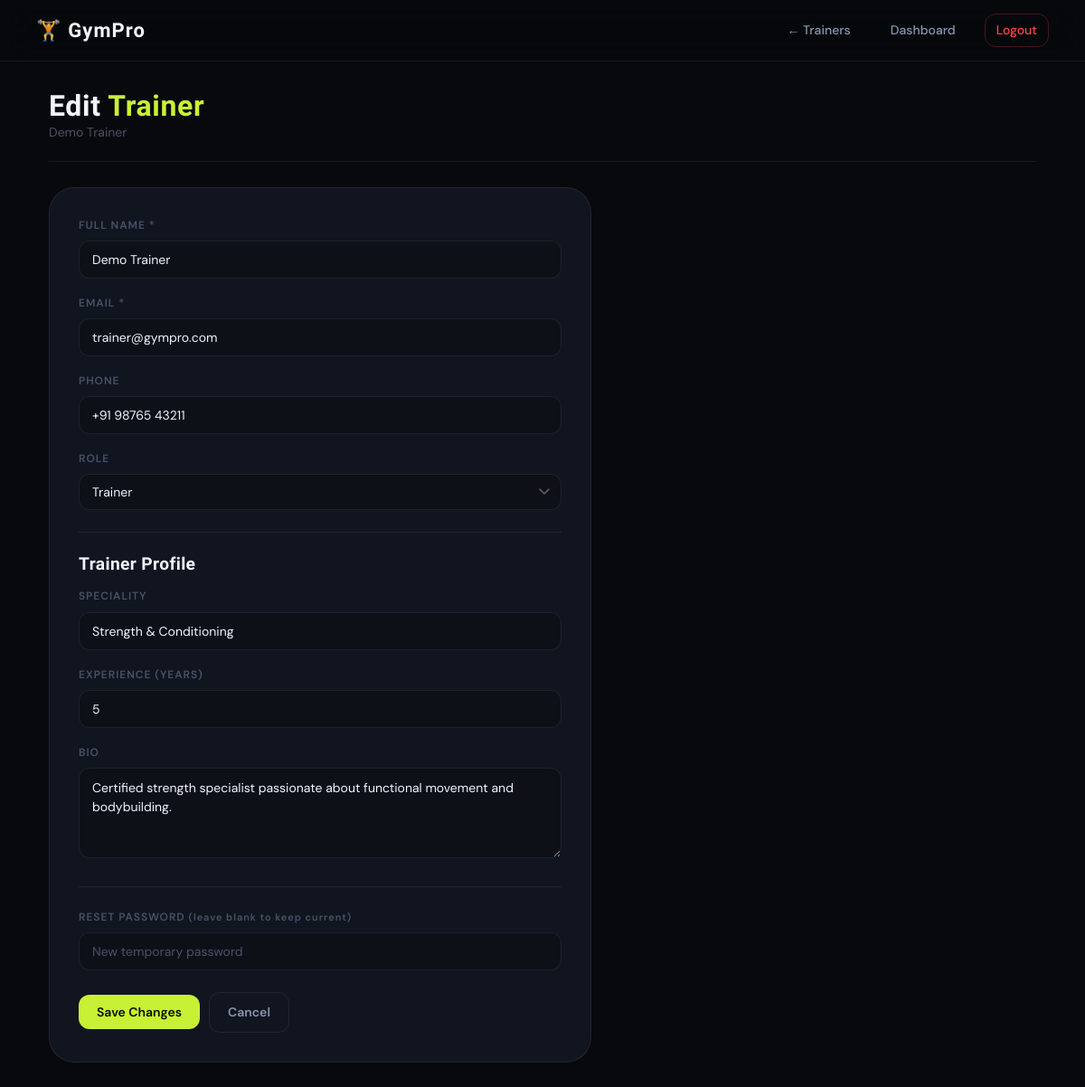
Page /edit_trainer.php?id=2 (signed in) on the committed database.
### tables this page shows
CREATE TABLE IF NOT EXISTS `trainers` (
  `id` int(11) NOT NULL,
  `speciality` varchar(150) DEFAULT 'General Fitness',
  `experience_years` int(11) DEFAULT 3,
  `bio` text DEFAULT NULL,
  PRIMARY KEY (`id`),
  CONSTRAINT `fk_trainers_user` FOREIGN KEY (`id`) REFERENCES `users` (`id`) ON DELETE CASCADE
);

CREATE TABLE IF NOT EXISTS `users` (
  `id` int(11) NOT NULL AUTO_INCREMENT,
  `name` varchar(150) NOT NULL,
  `email` varchar(200) NOT NULL,
  `password_hash` varchar(255) NOT NULL,
  `role` enum('admin','trainer','member') NOT NULL DEFAULT 'member',
  `age` int(11) DEFAULT NULL,
  `gender` varchar(20) DEFAULT NULL,
  `phone` varchar(30) DEFAULT NULL,
  `membership_status` enum('active','inactive','expired','pending') DEFAULT 'inactive',
  `membership_start` date DEFAULT NULL,
  `membership_end` date DEFAULT NULL,
  `created_at` datetime NOT NULL DEFAULT current_timestamp(),
  PRIMARY KEY (`id`),
  UNIQUE KEY `idx_users_email` (`email`)
);

### config.php (called while the page is built, shortened)
<?php
function env($key, $default = '') {
    if (isset($_ENV[$key])) return $_ENV[$key];
    $val = @getenv($key);
    return ($val !== false && $val !== '') ? $val : $default;
}
$host = env('DB_HOST', 'localhost');
$user = env('DB_USER', 'root');
$pass = env('DB_PASS', '');
$db   = env('DB_NAME', 'gym_db');
$port = (int)env('DB_PORT', 3306);
try {
    $conn = @new mysqli($host, $user, $pass, $db, $port);
} catch (Throwable $e) {
    die('<div style="font-family:sans-serif;max-width:600px;margin:50px auto;padding:25px;border:1px solid #f5c6cb;background:#f8d7da;color:#721c24;border-radius:8px;">'
        . '<h2 style="margin-top:0;">Database Error</h2>'
        . '<p>' . htmlspecialchars($e->getMessage()) . '</p>'
        . '</div>');
}
function get_setting($key, $default = '') {
    global $conn;
    static $cache = null;
    if ($cache === null) {
        $cache = [];
        $res = @$conn->query("SELECT setting_key, setting_value FROM system_settings");
        if ($res) {
            while ($r = $res->fetch_assoc()) {
                $cache[$r['setting_key']] = $r['setting_value'];
            }
        }
    }
    if (isset($cache[$key]) && $cache[$key] !== '') {
        return $cache[$key];
    }
    return env($key, $default);
}

### edit_trainer.php (the view, shortened to what this page needs)
<?php
require 'config.php';
$gym_name = htmlspecialchars(get_setting('gym_name', 'GymPro'));
$tid = isset($_GET['id']) ? (int)$_GET['id'] : 0;
$conn->query("CREATE TABLE IF NOT EXISTS trainers (id INT PRIMARY KEY, speciality VARCHAR(100) DEFAULT '', experience_years INT DEFAULT 0, bio TEXT, CONSTRAINT fk_trainers_user FOREIGN KEY (id) REFERENCES users(id) ON DELETE CASCADE) ENGINE=InnoDB DEFAULT CHARSET=utf8mb4;");
$res = $conn->prepare("SELECT u.*, t.speciality, t.experience_years, t.bio FROM users u LEFT JOIN trainers t ON u.id=t.id WHERE u.id = ? LIMIT 1");
$res->bind_param('i', $tid);
$res->execute();
$trainer_q = $res->get_result();
$trainer = $trainer_q->fetch_assoc();
?>
<!DOCTYPE html>
<html lang="en">
<head>
  <link rel="stylesheet" href="assets/style.css">
</head>
<body>
<nav class="navbar">
  <div class="navbar-brand">🏋️ <?php echo $gym_name; ?></div>
  <div class="navbar-links">
    <a href="manage_trainers.php">← Trainers</a>
    <a href="admin_dashboard.php">Dashboard</a>
    <a href="logout.php" class="nav-logout">Logout</a>
  </div>
</nav>
<div class="container">
  <div class="page-header">
    <div>
      <h2>Edit <span class="accent">Trainer</span></h2>
      <p style="margin:0;font-size:14px;color:var(--text-3);"><?php echo htmlspecialchars($trainer['name']); ?></p>
    </div>
  </div>
  <div class="form-card" style="max-width:600px;">
    <form method="post">
      <div class="form-group"><label>Full Name *</label><input type="text" name="name" required value="<?php echo htmlspecialchars($trainer['name']); ?>"></div>
      <div class="form-group"><label>Email *</label><input type="email" name="email" required value="<?php echo htmlspecialchars($trainer['email']); ?>"></div>
      <div class="form-group"><label>Phone</label><input type="text" name="phone" value="<?php echo htmlspecialchars($trainer['phone']??''); ?>"></div>
      <div class="form-group">
        <label>Role</label>
        <select name="role">
          <option value="trainer" <?php if($trainer['role']==='trainer') echo 'selected'; ?>>Trainer</option>
        </select>
      </div>
      <hr class="form-divider">
      <h4 style="margin-bottom:16px;">Trainer Profile</h4>
      <div class="form-group"><label>Speciality</label><input type="text" name="speciality" value="<?php echo htmlspecialchars($trainer['speciality']??''); ?>"></div>
      <div class="form-group"><label>Experience (years)</label><input type="number" name="experience" min="0" value="<?php echo htmlspecialchars($trainer['experience_years']??0); ?>"></div>
      <div class="form-group"><label>Bio</label><textarea name="bio"><?php echo htmlspecialchars($trainer['bio']??''); ?></textarea></div>
      <hr class="form-divider">
      <div class="form-group">
        <label>Reset Password <span style="color:var(--text-3);font-size:11px;text-transform:none;">(leave blank to keep current)</span></label>
        <input type="text" name="new_password" placeholder="New temporary password">
      </div>
      <div class="form-actions">
        <button class="btn" type="submit">Save Changes</button>
        <a href="manage_trainers.php" class="btn btn-ghost">Cancel</a>
      </div>
    </form>
  </div>
</div>
</body>
</html>

### assets/style.css (style rules this page uses)
[data-theme="dark"] { --bg: #07090c; --bg-2: #0d1017; --bg-3: #141820; --card: #111520; --card-hover: #181d2a; --border: rgba(255,255,255,0.07); --border-hi: rgba(200,241,53,0.3); --text-1: #f0f4ff; --text-2: #8a95b0; --text-3: #4a5268; --accent: #c8f135; --accent-dim: #a5cc1f; --accent-glow: rgba(200,241,53,0.12); --accent-glow2: rgba(200,241,53,0.06); --nav-bg: rgba(7,9,12,0.82); --btn-dark-text:#07090c; --shadow-xl: 0 32px 80px rgba(0,0,0,0.7); --shadow-card: 0 8px 32px rgba(0,0,0,0.5); --danger: #ff4444; --warning: #f59e0b; --success: #22c55e; --radius: 12px; --radius-lg: 20px; --radius-xl: 28px; }
*, *::before, *::after { box-sizing: border-box; margin: 0; padding: 0; }
html { scroll-behavior: smooth; }
body { font-family: 'DM Sans', sans-serif; background: var(--bg); color: var(--text-1); font-size: 15px; line-height: 1.6; min-height: 100vh; transition: background 0.3s, color 0.3s; }
h1, h2, h3, h4, h5, h6 { font-family: 'Barlow Condensed', sans-serif; font-weight: 700; line-height: 1.1; letter-spacing: 0.02em; color: var(--text-1); }
h2 { font-size: clamp(1.5rem, 3vw, 2.2rem); }
h4 { font-size: 1.2rem; }
p { color: var(--text-2); }
a { color: var(--accent); text-decoration: none; transition: opacity 0.2s; }
.navbar { position: sticky; top: 0; z-index: 100; display: flex; align-items: center; justify-content: space-between; padding: 0 40px; height: 68px; background: var(--nav-bg); border-bottom: 1px solid var(--border); backdrop-filter: blur(20px) saturate(1.4); -webkit-backdrop-filter: blur(20px) saturate(1.4); transition: background 0.3s; }
.navbar-brand { font-family: 'Barlow Condensed', sans-serif; font-size: 22px; font-weight: 800; letter-spacing: 0.05em; color: var(--text-1); display: flex; align-items: center; gap: 8px; }
.navbar-links { display: flex; align-items: center; gap: 20px; }
.navbar-links a, .navbar-actions a { color: var(--text-2); font-size: 14px; font-weight: 500; padding: 6px 12px; border-radius: var(--radius); transition: all 0.2s; }
.navbar-links .nav-logout, .navbar-actions .nav-logout { color: var(--danger); border: 1px solid rgba(255, 68, 68, 0.25); }
.container { max-width: 1140px; margin: 0 auto; padding: 32px 24px; }
.page-header { display: flex; align-items: center; justify-content: space-between; margin-bottom: 28px; padding-bottom: 20px; border-bottom: 1px solid var(--border); }
.page-header h2 { font-size: 2rem; }
.page-header h2 .accent { color: var(--accent); }
.btn, button.btn { display: inline-flex; align-items: center; gap: 6px; padding: 10px 20px; background: var(--accent); color: #0a0a0a; font-family: 'DM Sans', sans-serif; font-size: 14px; font-weight: 600; border: none; border-radius: var(--radius); cursor: pointer; text-decoration: none; transition: all 0.2s; white-space: nowrap; }
.btn-ghost { background: transparent; color: var(--text-2); border: 1px solid var(--border); }
.form-group { margin-bottom: 18px; }
label, .form-group label { display: block; font-size: 12px; font-weight: 600; letter-spacing: 0.08em; text-transform: uppercase; color: var(--text-3); margin-bottom: 7px; }
input[type="text"], input[type="email"], input[type="password"], input[type="number"], input[type="date"], input[type="time"], select, textarea { width: 100%; padding: 11px 14px; background: var(--bg-2); border: 1px solid var(--border); border-radius: var(--radius); color: var(--text-1); font-family: 'DM Sans', sans-serif; font-size: 14px; transition: border-color 0.2s, box-shadow 0.2s; outline: none; appearance: none; -webkit-appearance: none; }
select { background-repeat: no-repeat; background-position: right 12px center; padding-right: 36px; }
textarea { resize: vertical; min-height: 100px; line-height: 1.5; }
input::placeholder { color: var(--text-3); }
.form-card { background: var(--card); border: 1px solid var(--border); border-radius: var(--radius-xl); padding: 32px; max-width: 560px; }
.form-divider { border: none; border-top: 1px solid var(--border); margin: 24px 0; }
.form-actions { display: flex; gap: 10px; align-items: center; margin-top: 24px; }

### rows in the picture
trainers: id.name "Demo Trainer", name "Demo Trainer", email "trainer@gympro.com", phone "+91 98765 43211", speciality "Strength & Conditioning", experience "5", bio "Certified strength specialist passionate about functional movement and bodybuilding."
users: role "Trainer"

### other values in the picture
$gym_name "GymPro"
